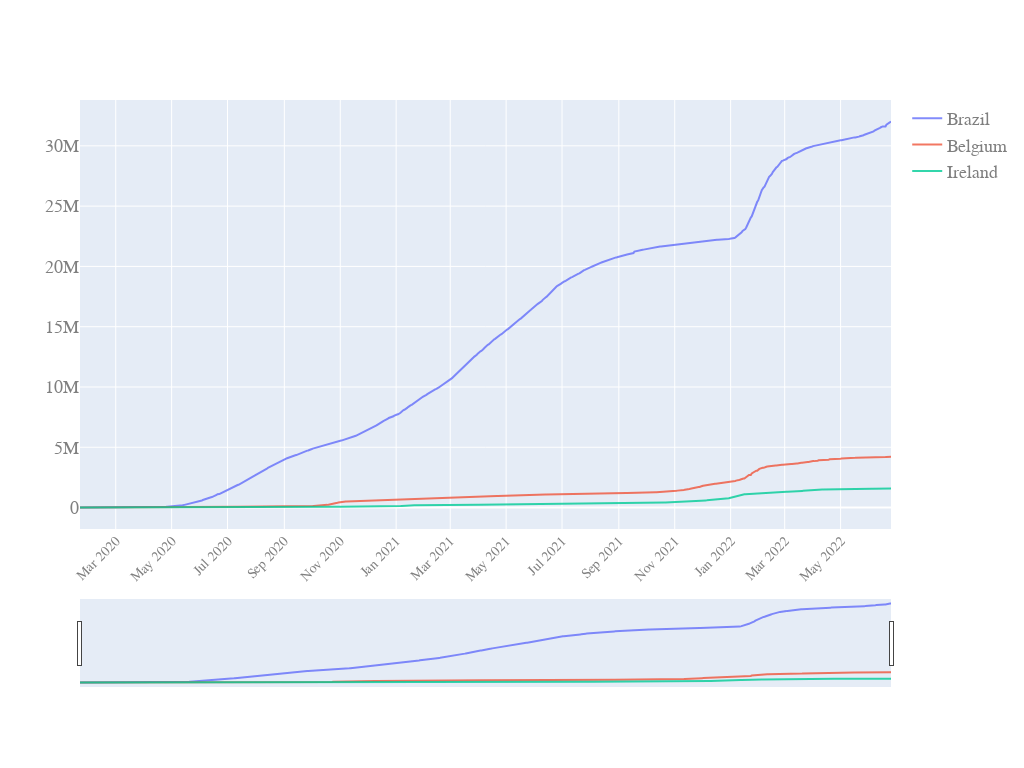

This figure's notebook cell:
### Code cell
quick_plot(df_analyse_1.date,
           df_analyse_1.iloc[:,1:],
           y_scale='linear',
           slider=True)

### Figure 1 — Plotly figure (JSON) as saved in the notebook; plotly's stock layout.template omitted (floating-point values rounded to 4 significant figures; data arrays with more than 128 entries replaced by an {"elided": "..."} marker saying what was removed)
{"data": [{"name": "Brazil", "opacity": 0.8, "type": "scatter", "x": {"elided": "886 str values"}, "y": {"elided": "886 int values"}}, {"name": "Belgium", "opacity": 0.8, "type": "scatter", "x": {"elided": "886 str values"}, "y": {"elided": "886 int values"}}, {"name": "Ireland", "opacity": 0.8, "type": "scatter", "x": {"elided": "886 str values"}, "y": {"elided": "886 int values"}}], "layout": {"autosize": true, "font": {"color": "#7f7f7f", "family": "PT Sans, monospace", "size": 18}, "height": 768, "width": 1024, "xaxis": {"nticks": 20, "rangeslider": {"visible": true}, "tickangle": -45, "tickfont": {"color": "#7f7f7f", "size": 14}}, "yaxis": {"type": "linear"}}}
